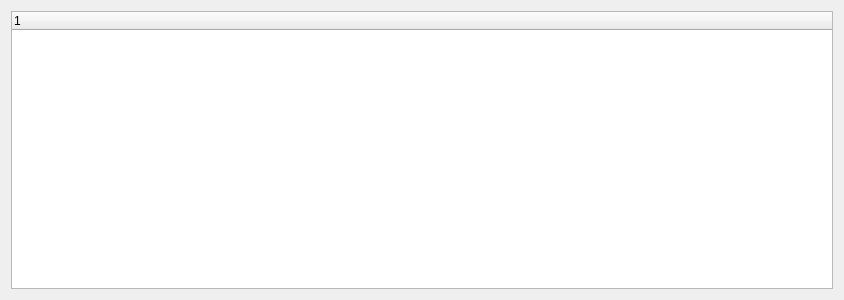
<?xml version="1.0" encoding="UTF-8"?>
<ui version="4.0">
 <class>Form</class>
 <widget class="QWidget" name="Form">
  <property name="geometry">
   <rect>
    <x>0</x>
    <y>0</y>
    <width>844</width>
    <height>300</height>
   </rect>
  </property>
  <property name="windowTitle">
   <string>Form</string>
  </property>
  <layout class="QVBoxLayout" name="verticalLayout">
   <item>
    <widget class="QTreeWidget" name="list_wdg">
     <column>
      <property name="text">
       <string notr="true">1</string>
      </property>
     </column>
    </widget>
   </item>
  </layout>
 </widget>
 <resources/>
 <connections/>
</ui>
